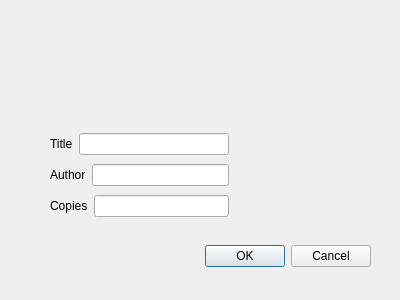
<?xml version="1.0" encoding="UTF-8"?>
<ui version="4.0">
 <class>AddBookDialog</class>
 <widget class="QDialog" name="AddBookDialog">
  <property name="geometry">
   <rect>
    <x>0</x>
    <y>0</y>
    <width>400</width>
    <height>300</height>
   </rect>
  </property>
  <property name="windowTitle">
   <string>Dialog</string>
  </property>
  <widget class="QDialogButtonBox" name="buttonBox">
   <property name="geometry">
    <rect>
     <x>30</x>
     <y>240</y>
     <width>341</width>
     <height>32</height>
    </rect>
   </property>
   <property name="orientation">
    <enum>Qt::Orientation::Horizontal</enum>
   </property>
   <property name="standardButtons">
    <set>QDialogButtonBox::StandardButton::Cancel|QDialogButtonBox::StandardButton::Ok</set>
   </property>
  </widget>
  <widget class="QWidget" name="">
   <property name="geometry">
    <rect>
     <x>50</x>
     <y>130</y>
     <width>179</width>
     <height>91</height>
    </rect>
   </property>
   <layout class="QVBoxLayout" name="verticalLayout">
    <item>
     <layout class="QHBoxLayout" name="horizontalLayout">
      <item>
       <widget class="QLabel" name="titleLineEdit_3">
        <property name="text">
         <string>Title</string>
        </property>
       </widget>
      </item>
      <item>
       <widget class="QLineEdit" name="titleLineEdit"/>
      </item>
     </layout>
    </item>
    <item>
     <layout class="QHBoxLayout" name="horizontalLayout_2">
      <item>
       <widget class="QLabel" name="authorLineEdit_3">
        <property name="text">
         <string>Author</string>
        </property>
       </widget>
      </item>
      <item>
       <widget class="QLineEdit" name="authorLineEdit"/>
      </item>
     </layout>
    </item>
    <item>
     <layout class="QHBoxLayout" name="horizontalLayout_3">
      <item>
       <widget class="QLabel" name="copiesLineEdit_3">
        <property name="text">
         <string>Copies</string>
        </property>
       </widget>
      </item>
      <item>
       <widget class="QLineEdit" name="copiesLineEdit"/>
      </item>
     </layout>
    </item>
   </layout>
  </widget>
 </widget>
 <resources/>
 <connections>
  <connection>
   <sender>buttonBox</sender>
   <signal>accepted()</signal>
   <receiver>AddBookDialog</receiver>
   <slot>accept()</slot>
   <hints>
    <hint type="sourcelabel">
     <x>248</x>
     <y>254</y>
    </hint>
    <hint type="destinationlabel">
     <x>157</x>
     <y>274</y>
    </hint>
   </hints>
  </connection>
  <connection>
   <sender>buttonBox</sender>
   <signal>rejected()</signal>
   <receiver>AddBookDialog</receiver>
   <slot>reject()</slot>
   <hints>
    <hint type="sourcelabel">
     <x>316</x>
     <y>260</y>
    </hint>
    <hint type="destinationlabel">
     <x>286</x>
     <y>274</y>
    </hint>
   </hints>
  </connection>
 </connections>
</ui>
